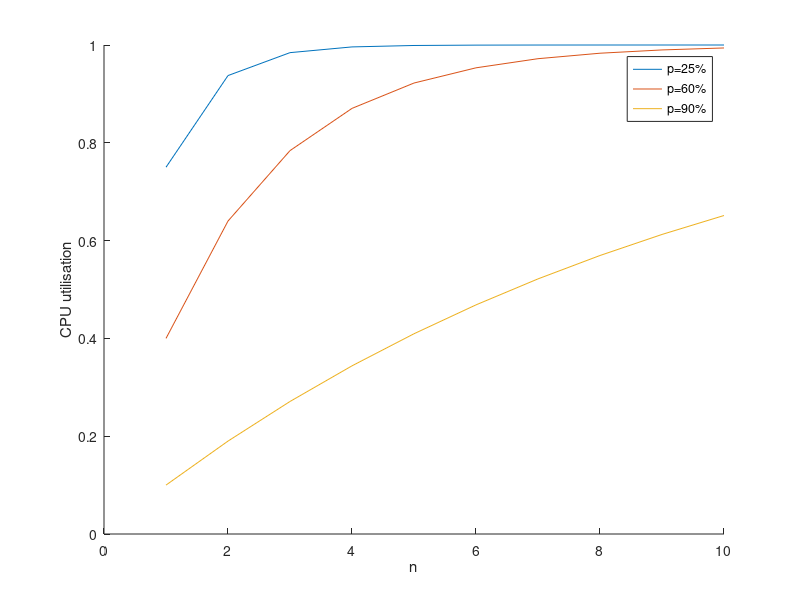

The MATLAB source for this figure:
clf;
n=1:1:10;
p=[0.25 0.6 0.9];
hold on;
for i=1:3
    y=1-p(i).^n;
    plot(n,y);
end
hold off;
xlabel('n');
ylabel('CPU utilisation');
legend('p=25%','p=60%','p=90%');
saveas(gcf, 'ex1.png');